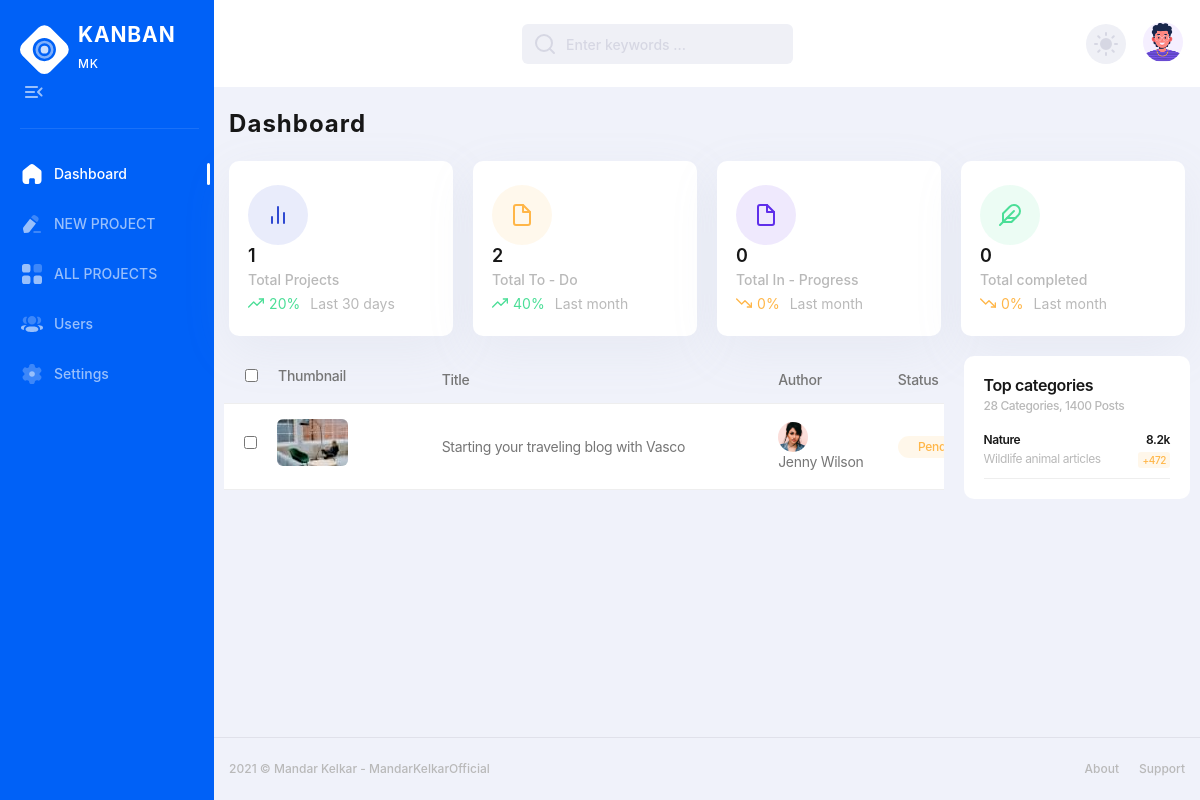
The app's page /, older data.
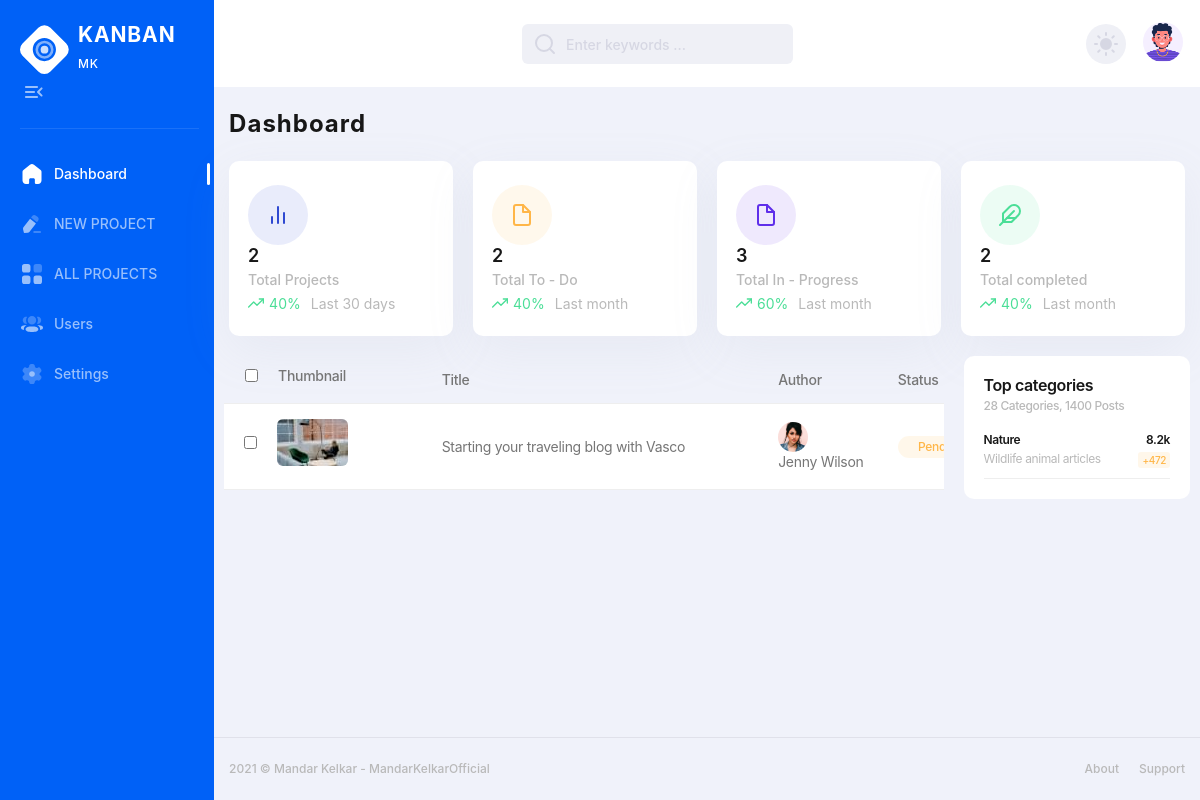
The same page, newer data.
### app.py (models this page shows)
class Totals(db.Model):
    id = db.Column(db.Integer, primary_key=True)
    total_projects = db.Column(db.Integer, default=0)
    total_todos = db.Column(db.Integer, default=0)
    total_inprogress = db.Column(db.Integer, default=0)
    total_completed = db.Column(db.Integer, default=0)

class ProgressInfo(db.Model):
    id = db.Column(db.Integer, primary_key=True)
    project_id = db.Column(db.Integer, db.ForeignKey('new_project.id'))
    timestamp = db.Column(db.DateTime, default=datetime.utcnow)
    total_projects = db.Column(db.Integer)
    total_todos = db.Column(db.Integer)
    total_inprogress = db.Column(db.Integer)
    total_completed = db.Column(db.Integer)

### app.py (the view)
@app.route('/', methods=['GET', 'POST'])
def index():
    totals = Totals.query.first()
    progress_info = ProgressInfo.query.order_by(
        ProgressInfo.timestamp.desc()).first()
    return render_template('index.html', totals=totals, progress_info=progress_info)

### templates/index.html (shortened to what this page needs)
{% extends 'base.html' %} {% block dashboard %}
active
{% endblock dashboard %}
{% block main %}
<div class="container">
    <h2 class="main-title">Dashboard</h2>
    <div class="row stat-cards">
        <div class="col-md-6 col-xl-3">
            <article class="stat-cards-item">
                <div class="stat-cards-icon primary">
                    <i data-feather="bar-chart-2" aria-hidden="true"></i>
                </div>
                <div class="stat-cards-info">
                    <p class="stat-cards-info__num">{{ totals.total_projects }}</p>
                    <p class="stat-cards-info__title">Total Projects</p>
                    <p class="stat-cards-info__progress">
                        <span
                            class="stat-cards-info__profit {% if progress_info.total_projects | default(0) > 10 %}success{% elif progress_info.total_projects | default(0) < 10 %}warning{% else %}danger{% endif %}">
                            {% if progress_info.total_projects | default(0) > 10 %}
                            <i data-feather="trending-up" aria-hidden="true"></i>
                            {% elif progress_info.total_projects | default(0) < 10 %} <i data-feather="trending-down"
                                aria-hidden="true"></i>
                                {% else %}
                                <i data-feather="minus" aria-hidden="true"></i>
                                {% endif %}
                                {{ progress_info.total_projects | default(0) }}%
                        </span>
                        Last 30 days
                    </p>
                </div>
            </article>
        </div>
        <div class="col-md-6 col-xl-3">
            <article class="stat-cards-item">
                <div class="stat-cards-icon warning">
                    <i data-feather="file" aria-hidden="true"></i>
                </div>
                <div class="stat-cards-info">
                    <p class="stat-cards-info__num">{{ totals.total_todos }}</p>
                    <p class="stat-cards-info__title">Total To - Do</p>
                    <p class="stat-cards-info__progress">
                        <span
                            class="stat-cards-info__profit {% if progress_info.total_todos | default(0) > 10 %}success{% elif progress_info.total_todos | default(0) < 10 %}warning{% else %}danger{% endif %}">
                            {% if progress_info.total_todos | default(0) > 10 %}
                            <i data-feather="trending-up" aria-hidden="true"></i>
                            {% elif progress_info.total_todos | default(0) < 10 %}
                            <i data-feather="trending-down" aria-hidden="true"></i>
                            {% else %}
                            <i data-feather="minus" aria-hidden="true"></i>
                            {% endif %}
                            {{ progress_info.total_todos | default(0) }}%
                        </span>
                        Last month
                    </p>
                </div>
            </article>
        </div>
        <div class="col-md-6 col-xl-3">
            <article class="stat-cards-item">
                <div class="stat-cards-icon purple">
                    <i data-feather="file" aria-hidden="true"></i>
                </div>
                <div class="stat-cards-info">
                    <p class="stat-cards-info__num">{{ totals.total_inprogress }}</p>
                    <p class="stat-cards-info__title">Total In - Progress</p>
                    <p class="stat-cards-info__progress">
                        <span
                            class="stat-cards-info__profit {% if progress_info.total_inprogress | default(0) > 10 %}success{% elif progress_info.total_inprogress | default(0) < 10 %}warning{% else %}danger{% endif %}">
                            {% if progress_info.total_inprogress | default(0) > 10 %}
                            <i data-feather="trending-up" aria-hidden="true"></i>
                            {% elif progress_info.total_inprogress | default(0) < 10 %}
                            <i data-feather="trending-down" aria-hidden="true"></i>
                            {% else %}
                            <i data-feather="minus" aria-hidden="true"></i>
                            {% endif %}
                            {{ progress_info.total_inprogress | default(0) }}%
                        </span>
                        Last month
                    </p>
                </div>
            </article>
        </div>
        <div class="col-md-6 col-xl-3">
            <article class="stat-cards-item">
                <div class="stat-cards-icon success">
                    <i data-feather="feather" aria-hidden="true"></i>
                </div>
                <div class="stat-cards-info">
                    <p class="stat-cards-info__num">{{ totals.total_completed }}</p>
                    <p class="stat-cards-info__title">Total completed</p>
                    <p class="stat-cards-info__progress">
                        <span
                            class="stat-cards-info__profit {% if progress_info.total_completed | default(0) > 10 %}success{% elif progress_info.total_completed | default(0) < 10 %}warning{% else %}danger{% endif %}">
                            {% if progress_info.total_completed | default(0) > 10 %}
                            <i data-feather="trending-up" aria-hidden="true"></i>
                            {% elif progress_info.total_completed | default(0) < 10 %}
                            <i data-feather="trending-down" aria-hidden="true"></i>
                            {% else %}
                            <i data-feather="minus" aria-hidden="true"></i>
                            {% endif %}
                            {{ progress_info.total_completed | default(0) }}%
                        </span>
                        Last month
                    </p>
                </div>
            </article>
        </div>
    </div>
    <div class="row">
        <div class="col-lg-9">
            <div class="users-table table-wrapper">
                <table class="posts-table">
                    <thead>
                        <tr class="users-table-info">
                            <th>
                                <label class="users-table__checkbox ms-20">
                                    <input type="checkbox" class="check-all">Thumbnail
                                </label>
                            </th>
                            <th>Title</th>
                            <th>Author</th>
                            <th>Status</th>
                        </tr>
                    </thead>
                    <tbody>
                        <tr>
                            <td>
                                <label class="users-table__checkbox">
                                    <input type="checkbox" class="check">
                                    <div class="categories-table-img">
                                        <picture>
                                            <img src="static/img/categories/01.jpg" alt="category">
                                        </picture>
                                    </div>
                                </label>
                            </td>
                            <td>
                                Starting your traveling blog with Vasco
                            </td>
                            <td>
                                <div class="pages-table-img">
                                    <picture>
                                        <img src="/static/img/avatar/avatar-face-04.png" alt="User Name">
                                    </picture>
                                    Jenny Wilson
                                </div>
                            </td>
                            <td><span class="badge-pending">Pending</span></td>
                        </tr>
                    </tbody>
                </table>
            </div>
        </div>
        <div class="col-lg-3">
            <article class="white-block">
                <div class="top-cat-title">
                    <h3>Top categories</h3>
                    <p>28 Categories, 1400 Posts</p>
                </div>
                <ul class="top-cat-list">
                    <li>
                        <a href="##">
                            <div class="top-cat-list__title">
                                Nature <span>8.2k</span>
                            </div>
                            <div class="top-cat-list__subtitle">
                                Wildlife animal articles <span class="warning">+472</span>
                            </div>
                        </a>
                    </li>
                </ul>
            </article>
        </div>
    </div>
</div>
{% endblock main %}

### templates/base.html (shortened to what this page needs)
<!DOCTYPE html>
<html lang="en">
<head>
    <link rel="stylesheet" href="https://maxcdn.bootstrapcdn.com/bootstrap/4.0.0/css/bootstrap.min.css">
    <link rel="stylesheet" href="https://maxcdn.bootstrapcdn.com/bootstrap/4.5.2/css/bootstrap.min.css">
    <link rel="stylesheet" href="/static/css/style.min.css">
</head>
<body>
    <div class="page-flex">
        <aside class="sidebar">
            <div class="sidebar-start">
                <div class="sidebar-head">
                    <a href="/" class="logo-wrapper" title="Home">
                        <span class="icon logo" aria-hidden="true"></span>
                        <div class="logo-text">
                            <span class="logo-title">KANBAN</span>
                            <span class="logo-subtitle">MK</span>
                        </div>
                    </a>
                    <button class="sidebar-toggle transparent-btn" title="Menu" type="button">
                        <span class="icon menu-toggle" aria-hidden="true"></span>
                    </button>
                </div>
                <div class="sidebar-body">
                    <ul class="sidebar-body-menu">
                        <li>
                            <a  class="{% block dashboard %}{% endblock dashboard %}" href="/"><span class="icon home" aria-hidden="true"></span>Dashboard</a>
                        </li>
                    </ul>
                    <ul class="sidebar-body-menu">
                        <li>
                            <a class="{% block newproject %}{% endblock newproject %}" href="/new_project"><span class="icon edit" aria-hidden="true"></span>NEW PROJECT</a>
                        </li>
                        <li>
                            <a class="{% block allproject %}{% endblock allproject %}" href="/all_project">
                                <span class="icon category " aria-hidden="true"></span>ALL PROJECTS
                            </a>
                        </li>
                        <li>
                            <a class="show-cat-btn" href="##">
                                <span class="icon user-3" aria-hidden="true"></span>Users
                            </a>
                        </li>
                        <li>
                            <a href="##"><span class="icon setting" aria-hidden="true"></span>Settings</a>
                        </li>
                    </ul>
                </div>
            </div>
        </aside>
        <div class="main-wrapper">
            <nav class="main-nav--bg">
                <div class="container d-flex justify-content-between align-items-center main-nav">
                    <div class="search-wrapper mx-auto">
                        <i data-feather="search" aria-hidden="true"></i>
                        <input type="text" placeholder="Enter keywords ...">
                    </div>
                    <div class="main-nav-end">
                        <button class="theme-switcher gray-circle-btn" type="button" title="Switch theme">
                            <i class="sun-icon" data-feather="sun" aria-hidden="true"></i>
                        </button>
                        <div class="nav-user-wrapper">
                            <button href="##" class="nav-user-btn dropdown-btn" title="My profile" type="button">
                                <span class="nav-user-img">
                                    <picture>
                                        <img
                                            src="/static/img/avatar/avatar-illustrated-02.png" alt="User name">
                                    </picture>
                                </span>
                            </button>
                        </div>
                    </div>
                </div>
            </nav>
            <main class="main users chart-page" id="skip-target">
          {% block main %}
          {% endblock main %}
        </main>
            <footer class="footer">
                <div class="container footer--flex">
                    <div class="footer-start">
                        <p>2021 © Mandar Kelkar - <a href="https://github.com/MandarKelkarOfficial" target="_blank"
                                rel="noopener noreferrer">MandarKelkarOfficial</a></p>
                    </div>
                    <ul class="footer-end">
                        <li><a href="https://maddysportfolio.netlify.app">About</a></li>
                        <li><a href="##">Support</a></li>
                    </ul>
                </div>
            </footer>
        </div>
    </div>
</body>
</html>

Row changes from the older to the newer data that the page shows:
no longer on this page (row edited): ProgressInfo: total_projects "20", total_todos "40", total_inprogress "0", total_completed "0"
changed Totals: total_projects "1" → "2"; total_inprogress "0" → "3"; total_completed "0" → "2"
added ProgressInfo: total_projects "40", total_todos "40", total_inprogress "60", total_completed "40"
